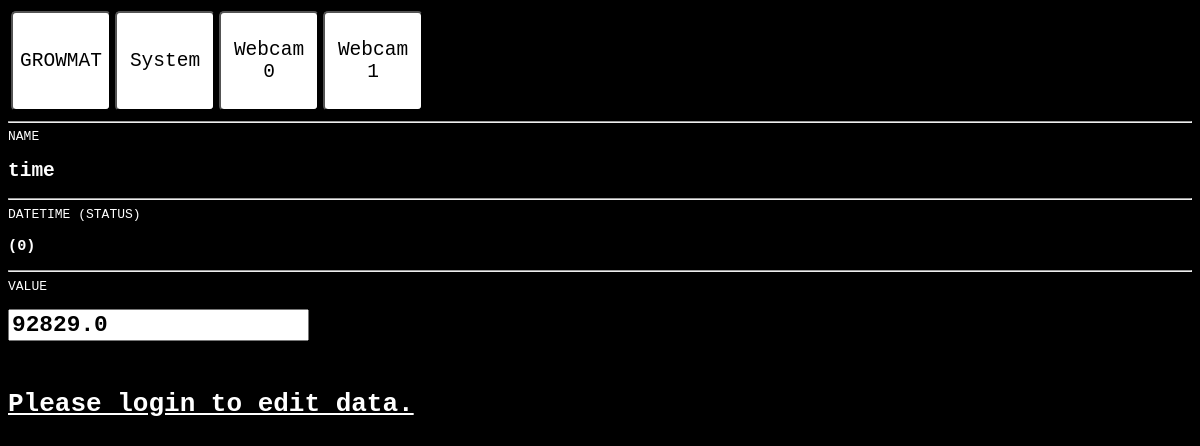
Page /w/detail/0/2/ on the earlier database version.
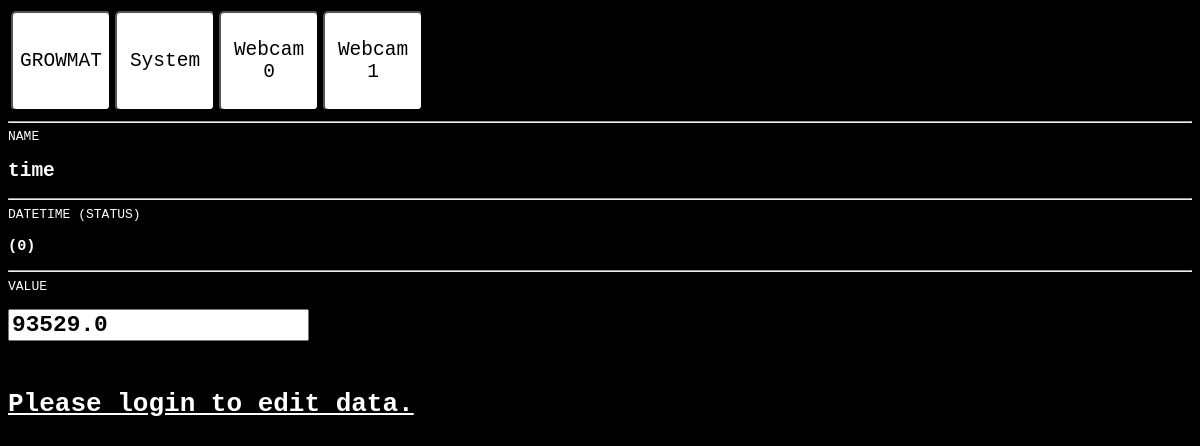
Same page on the later database version.
### w/models.py (models this page shows, shortened)
class Instrument(models.Model):
	cNT = 1<<0
	cIV = 1<<1
	cA  = 1<<2
	cW  = 1<<3
	INSTRUMENT_TYPE = (
					(10, 'SYSTEM'),
					(0,  'MODBUS'),
     				(20, 'SCRIPT'),
                    (30, 'BTSPP2FILE'),
                    (40, 'RC'),
                    (50, 'GROWMATUTILS'),
	)
	INSTRUMENT_INDEX = (
					(0, '0'),
     				(1, '1'),
         			(2, '2'),
    			    (3, '3'),
    				(4, '4'),
    				(5, '5'),
     				(6, '6'),
         			(7, '7'),
    			    (8, '8'),
    				(9, '9'),
	)
	DATA_TYPE = (
					(0, 'int'),
     				(1, 'float'),
	)
	priority = models.FloatField(default=0, blank=True)
	manual = models.BooleanField(default=False, blank=True)
	address = models.IntegerField(default=0)
	type = models.IntegerField(choices=INSTRUMENT_TYPE, default=0)
	index = models.IntegerField(default=0)
	output = models.BooleanField(default = False, blank=True)
	datatype = models.IntegerField(choices=DATA_TYPE, default=0)
	name = models.CharField(default='NEW',  max_length=256)
	value = models.FloatField(default=0)
	status = models.IntegerField(default=1)
	datetime = models.DateTimeField(null=True, blank=True)

### w/views.py (the view, shortened to what this page needs)
# urls.py: url(r'^detail/(?P<page>[0-9]+)/(?P<pk>[0-9]+)/$', views.detail, name='detail'),
def detail(request, page=0, pk=None):
    instrument = Instrument.objects.get(pk=pk)
    form = InstrumentForm(instance = instrument)
    context = RequestContext(request, {
        'instrument': instrument,
        'form':form,
        'page': page })
    return render(request, 'w/detail.html', context)

### w/models.py
class InstrumentForm(ModelForm):
    class Meta:
        model = Instrument
        fields = ['priority', 'manual', 'address', 'type', 'index', 'output', 'datatype','name', 'value', 'status', 'datetime']

### w/templates/w/detail.html (shortened to what this page needs)
{% load staticfiles %}
<html>
	<head>
		<link rel="stylesheet" type="text/css" href="{% static 'w/style.css' %}">
    </head>
<body>
<table>
<tr>
<td>
<a href="{% url 'w:index' page %}"><button class="label">GROWMAT</button></a>
</td>
<td>
<a href="{% url 'w:instrument' %}"><button class="label">System</button></a>
</td>
<td>
<a href="{% url 'w:webcam' 0 %}"><button class="label">Webcam<br>0</button></a>
</td>
<td>
<a href="{% url 'w:webcam' 1 %}"><button class="label">Webcam<br>1</button></a>
</td>
</tr>
</table>
<hr>
	<form action="" method="post">{% csrf_token %}
	NAME <h2>{{ instrument.name }}</h2>
	<hr>
	DATETIME (STATUS) <h3>{{ instrument.datetime|date:"D d M Y" }} {{ instrument.datetime|time:"H:i:s" }} ({{ instrument.status }}) </h3>
	<hr>
	VALUE
			<h3>
				{{ form.value }}
			</h3>&nbsp;
  <table>
			 {% if not user.is_authenticated %}
				<h1><a href="{% url 'w:login' %}">Please login to edit data.</a></h1>
			{% endif %}
  			</table>
		</form>
	</body>
</html>

Differences in the rows shown:
changed Instrument "time": value "92829.0" → "93529.0"
